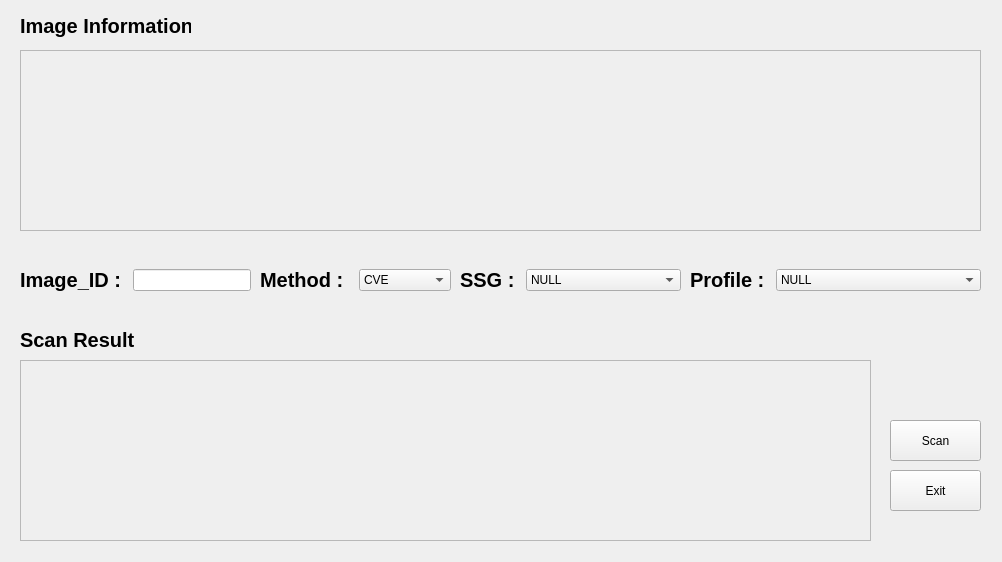
<?xml version="1.0" encoding="UTF-8"?>
<ui version="4.0">
 <class>DockerImageScan</class>
 <widget class="QWidget" name="DockerImageScan">
  <property name="geometry">
   <rect>
    <x>0</x>
    <y>0</y>
    <width>1002</width>
    <height>562</height>
   </rect>
  </property>
  <property name="windowTitle">
   <string>Form</string>
  </property>
  <widget class="QScrollArea" name="scrollArea_i">
   <property name="geometry">
    <rect>
     <x>20</x>
     <y>50</y>
     <width>961</width>
     <height>181</height>
    </rect>
   </property>
   <property name="font">
    <font>
     <pointsize>13</pointsize>
     <weight>75</weight>
     <bold>true</bold>
    </font>
   </property>
   <property name="widgetResizable">
    <bool>true</bool>
   </property>
   <property name="alignment">
    <set>Qt::AlignJustify|Qt::AlignTop</set>
   </property>
   <widget class="QWidget" name="scrollAreaWidgetContents_14">
    <property name="geometry">
     <rect>
      <x>0</x>
      <y>0</y>
      <width>959</width>
      <height>179</height>
     </rect>
    </property>
   </widget>
  </widget>
  <widget class="QScrollArea" name="scrollArea_iresult">
   <property name="geometry">
    <rect>
     <x>20</x>
     <y>360</y>
     <width>851</width>
     <height>181</height>
    </rect>
   </property>
   <property name="font">
    <font>
     <pointsize>13</pointsize>
     <weight>75</weight>
     <bold>true</bold>
    </font>
   </property>
   <property name="widgetResizable">
    <bool>true</bool>
   </property>
   <property name="alignment">
    <set>Qt::AlignJustify|Qt::AlignTop</set>
   </property>
   <widget class="QWidget" name="scrollAreaWidgetContents_15">
    <property name="geometry">
     <rect>
      <x>0</x>
      <y>0</y>
      <width>849</width>
      <height>179</height>
     </rect>
    </property>
   </widget>
  </widget>
  <widget class="QWidget" name="horizontalLayoutWidget_4">
   <property name="geometry">
    <rect>
     <x>690</x>
     <y>240</y>
     <width>291</width>
     <height>80</height>
    </rect>
   </property>
   <layout class="QHBoxLayout" name="horizontalLayout_25" stretch="0,6">
    <item>
     <widget class="QLabel" name="label_iprofile">
      <property name="font">
       <font>
        <pointsize>15</pointsize>
        <weight>75</weight>
        <bold>true</bold>
       </font>
      </property>
      <property name="text">
       <string>Profile : </string>
      </property>
     </widget>
    </item>
    <item>
     <widget class="QComboBox" name="comboBox_iprofile">
      <item>
       <property name="text">
        <string>NULL</string>
       </property>
      </item>
     </widget>
    </item>
   </layout>
  </widget>
  <widget class="QLabel" name="label_iresult">
   <property name="geometry">
    <rect>
     <x>20</x>
     <y>330</y>
     <width>171</width>
     <height>20</height>
    </rect>
   </property>
   <property name="font">
    <font>
     <pointsize>15</pointsize>
     <weight>75</weight>
     <bold>true</bold>
    </font>
   </property>
   <property name="text">
    <string>Scan Result</string>
   </property>
  </widget>
  <widget class="QLabel" name="label_iinformation">
   <property name="geometry">
    <rect>
     <x>20</x>
     <y>10</y>
     <width>171</width>
     <height>31</height>
    </rect>
   </property>
   <property name="font">
    <font>
     <pointsize>15</pointsize>
     <weight>75</weight>
     <bold>true</bold>
    </font>
   </property>
   <property name="text">
    <string>Image Information</string>
   </property>
  </widget>
  <widget class="QPushButton" name="pushButton_iscan">
   <property name="geometry">
    <rect>
     <x>890</x>
     <y>420</y>
     <width>91</width>
     <height>41</height>
    </rect>
   </property>
   <property name="text">
    <string>Scan</string>
   </property>
  </widget>
  <widget class="QPushButton" name="pushButton_iexit">
   <property name="geometry">
    <rect>
     <x>890</x>
     <y>470</y>
     <width>91</width>
     <height>41</height>
    </rect>
   </property>
   <property name="text">
    <string>Exit</string>
   </property>
  </widget>
  <widget class="QWidget" name="horizontalLayoutWidget_3">
   <property name="geometry">
    <rect>
     <x>460</x>
     <y>240</y>
     <width>221</width>
     <height>80</height>
    </rect>
   </property>
   <layout class="QHBoxLayout" name="horizontalLayout_26" stretch="0,6">
    <item>
     <widget class="QLabel" name="label_issg">
      <property name="font">
       <font>
        <pointsize>15</pointsize>
        <weight>75</weight>
        <bold>true</bold>
       </font>
      </property>
      <property name="text">
       <string>SSG : </string>
      </property>
     </widget>
    </item>
    <item>
     <widget class="QComboBox" name="comboBox_issg">
      <item>
       <property name="text">
        <string>NULL</string>
       </property>
      </item>
     </widget>
    </item>
   </layout>
  </widget>
  <widget class="QWidget" name="horizontalLayoutWidget_2">
   <property name="geometry">
    <rect>
     <x>20</x>
     <y>240</y>
     <width>231</width>
     <height>80</height>
    </rect>
   </property>
   <layout class="QHBoxLayout" name="horizontalLayout_27">
    <item>
     <widget class="QLabel" name="label_iid">
      <property name="font">
       <font>
        <pointsize>15</pointsize>
        <weight>75</weight>
        <bold>true</bold>
       </font>
      </property>
      <property name="text">
       <string>Image_ID : </string>
      </property>
     </widget>
    </item>
    <item>
     <widget class="QLineEdit" name="lineEdit_iid"/>
    </item>
   </layout>
  </widget>
  <widget class="QWidget" name="horizontalLayoutWidget">
   <property name="geometry">
    <rect>
     <x>260</x>
     <y>240</y>
     <width>191</width>
     <height>80</height>
    </rect>
   </property>
   <layout class="QHBoxLayout" name="horizontalLayout_28" stretch="0,0">
    <item>
     <widget class="QLabel" name="label_imethod">
      <property name="font">
       <font>
        <pointsize>15</pointsize>
        <weight>75</weight>
        <bold>true</bold>
       </font>
      </property>
      <property name="text">
       <string>Method : </string>
      </property>
     </widget>
    </item>
    <item>
     <widget class="QComboBox" name="comboBox_imethod">
      <item>
       <property name="text">
        <string>CVE</string>
       </property>
      </item>
      <item>
       <property name="text">
        <string>OVAL</string>
       </property>
      </item>
      <item>
       <property name="text">
        <string>XCCDF</string>
       </property>
      </item>
     </widget>
    </item>
   </layout>
  </widget>
 </widget>
 <resources/>
 <connections/>
</ui>
